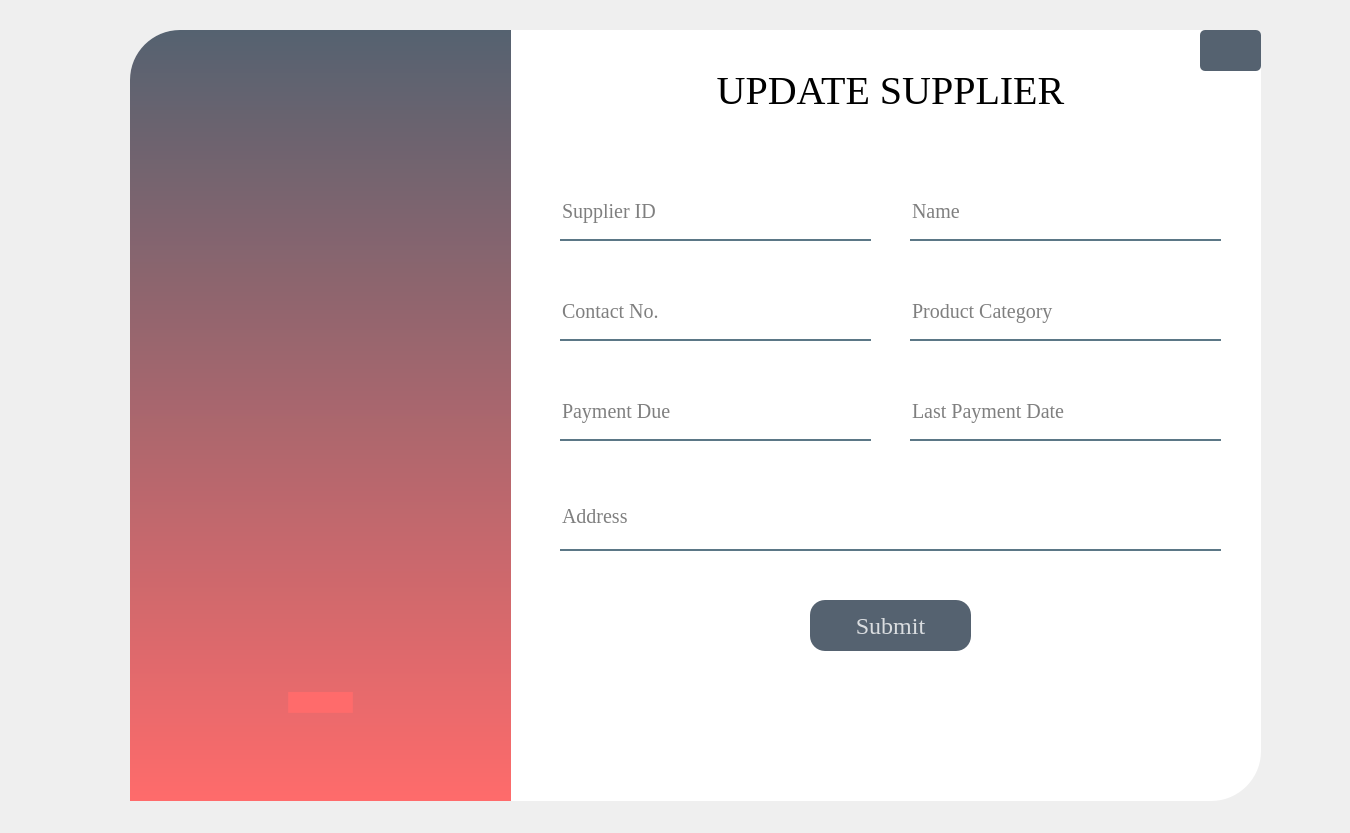
<?xml version="1.0" encoding="UTF-8"?>
<ui version="4.0">
 <class>addEmp_Window</class>
 <widget class="QWidget" name="addEmp_Window">
  <property name="geometry">
   <rect>
    <x>0</x>
    <y>0</y>
    <width>1350</width>
    <height>833</height>
   </rect>
  </property>
  <property name="windowTitle">
   <string>Form</string>
  </property>
  <property name="styleSheet">
   <string notr="true">QPushButton{
background-color:rgba(85,98,112,255);
color:rgba(255,255,255,200);
border-radius:25px

}

QPushButton:hover{
background-color:rgba(255,107,107,255);

}

QPushButton:pressed{
padding-left:5px;
padding-top:5px;
background-color:rgba(255,107,107,255):
backgound-position:calc(100% -10px)center:
}
</string>
  </property>
  <widget class="QLabel" name="label">
   <property name="geometry">
    <rect>
     <x>130</x>
     <y>30</y>
     <width>1131</width>
     <height>771</height>
    </rect>
   </property>
   <property name="cursor">
    <cursorShape>ArrowCursor</cursorShape>
   </property>
   <property name="styleSheet">
    <string notr="true">background-color:rgba(255,255,255,255);
border-bottom-right-radius:50px;
border-top-left-radius:50px;
border-top-right-radius:5px;</string>
   </property>
   <property name="text">
    <string>TextLabel</string>
   </property>
  </widget>
  <widget class="QLabel" name="label_2">
   <property name="geometry">
    <rect>
     <x>130</x>
     <y>30</y>
     <width>381</width>
     <height>771</height>
    </rect>
   </property>
   <property name="styleSheet">
    <string notr="true">background-color: qlineargradient(spread:pad, x1:0, y1:0, x2:0, y2:1, stop:0 rgba(85, 98,112, 255), stop:1 rgba(255, 107, 107, 255));
border-top-left-radius:50px;</string>
   </property>
   <property name="text">
    <string/>
   </property>
  </widget>
  <widget class="QLabel" name="label_3">
   <property name="geometry">
    <rect>
     <x>670</x>
     <y>50</y>
     <width>441</width>
     <height>81</height>
    </rect>
   </property>
   <property name="font">
    <font>
     <family>Times New Roman</family>
     <pointsize>30</pointsize>
     <weight>50</weight>
     <italic>false</italic>
     <bold>false</bold>
     <underline>false</underline>
     <strikeout>false</strikeout>
    </font>
   </property>
   <property name="styleSheet">
    <string notr="true">color: #000;</string>
   </property>
   <property name="text">
    <string>UPDATE SUPPLIER</string>
   </property>
   <property name="alignment">
    <set>Qt::AlignCenter</set>
   </property>
   <property name="wordWrap">
    <bool>false</bool>
   </property>
  </widget>
  <widget class="QLineEdit" name="empID_LE">
   <property name="geometry">
    <rect>
     <x>560</x>
     <y>190</y>
     <width>311</width>
     <height>51</height>
    </rect>
   </property>
   <property name="font">
    <font>
     <family>Times New Roman</family>
     <pointsize>15</pointsize>
    </font>
   </property>
   <property name="styleSheet">
    <string notr="true">background-color:rgba(0,0,0,0);
border:none;
border-bottom:2px solid rgba(46,82,101,200);
color:rgba(0,0,0.240);
padding-bottom:7px;</string>
   </property>
   <property name="text">
    <string/>
   </property>
   <property name="echoMode">
    <enum>QLineEdit::Normal</enum>
   </property>
   <property name="placeholderText">
    <string>Supplier ID</string>
   </property>
  </widget>
  <widget class="QLineEdit" name="password_LE">
   <property name="geometry">
    <rect>
     <x>560</x>
     <y>290</y>
     <width>311</width>
     <height>51</height>
    </rect>
   </property>
   <property name="font">
    <font>
     <family>Times New Roman</family>
     <pointsize>15</pointsize>
    </font>
   </property>
   <property name="styleSheet">
    <string notr="true">background-color:rgba(0,0,0,0);
border:none;
border-bottom:2px solid rgba(46,82,101,200);
color:rgba(0,0,0.240);
padding-bottom:7px;</string>
   </property>
   <property name="text">
    <string/>
   </property>
   <property name="echoMode">
    <enum>QLineEdit::Normal</enum>
   </property>
   <property name="placeholderText">
    <string>Contact No.</string>
   </property>
  </widget>
  <widget class="QPushButton" name="pushButton">
   <property name="geometry">
    <rect>
     <x>810</x>
     <y>600</y>
     <width>161</width>
     <height>51</height>
    </rect>
   </property>
   <property name="font">
    <font>
     <family>Times New Roman</family>
     <pointsize>18</pointsize>
     <weight>50</weight>
     <bold>false</bold>
    </font>
   </property>
   <property name="cursor">
    <cursorShape>OpenHandCursor</cursorShape>
   </property>
   <property name="mouseTracking">
    <bool>false</bool>
   </property>
   <property name="tabletTracking">
    <bool>false</bool>
   </property>
   <property name="styleSheet">
    <string notr="true">border-radius:15px;</string>
   </property>
   <property name="text">
    <string>Submit</string>
   </property>
  </widget>
  <widget class="QLabel" name="label_4">
   <property name="geometry">
    <rect>
     <x>130</x>
     <y>400</y>
     <width>381</width>
     <height>541</height>
    </rect>
   </property>
   <property name="font">
    <font>
     <family>Mountain</family>
     <pointsize>210</pointsize>
    </font>
   </property>
   <property name="styleSheet">
    <string notr="true">color:rgba(255,107,107,255);</string>
   </property>
   <property name="text">
    <string>-</string>
   </property>
   <property name="alignment">
    <set>Qt::AlignCenter</set>
   </property>
  </widget>
  <widget class="QLineEdit" name="address_LE">
   <property name="geometry">
    <rect>
     <x>560</x>
     <y>490</y>
     <width>661</width>
     <height>61</height>
    </rect>
   </property>
   <property name="font">
    <font>
     <family>Times New Roman</family>
     <pointsize>15</pointsize>
    </font>
   </property>
   <property name="styleSheet">
    <string notr="true">background-color:rgba(0,0,0,0);
border:none;
border-bottom:2px solid rgba(46,82,101,200);
color:rgba(0,0,0.240);
padding-bottom:7px;</string>
   </property>
   <property name="echoMode">
    <enum>QLineEdit::Normal</enum>
   </property>
   <property name="placeholderText">
    <string>Address</string>
   </property>
  </widget>
  <widget class="QLineEdit" name="role_LE">
   <property name="geometry">
    <rect>
     <x>910</x>
     <y>290</y>
     <width>311</width>
     <height>51</height>
    </rect>
   </property>
   <property name="font">
    <font>
     <family>Times New Roman</family>
     <pointsize>15</pointsize>
    </font>
   </property>
   <property name="styleSheet">
    <string notr="true">background-color:rgba(0,0,0,0);
border:none;
border-bottom:2px solid rgba(46,82,101,200);
color:rgba(0,0,0.240);
padding-bottom:7px;</string>
   </property>
   <property name="text">
    <string/>
   </property>
   <property name="echoMode">
    <enum>QLineEdit::Normal</enum>
   </property>
   <property name="placeholderText">
    <string>Product Category</string>
   </property>
  </widget>
  <widget class="QLineEdit" name="name_LE">
   <property name="geometry">
    <rect>
     <x>910</x>
     <y>190</y>
     <width>311</width>
     <height>51</height>
    </rect>
   </property>
   <property name="font">
    <font>
     <family>Times New Roman</family>
     <pointsize>15</pointsize>
    </font>
   </property>
   <property name="styleSheet">
    <string notr="true">background-color:rgba(0,0,0,0);
border:none;
border-bottom:2px solid rgba(46,82,101,200);
color:rgba(0,0,0.240);
padding-bottom:7px;</string>
   </property>
   <property name="text">
    <string/>
   </property>
   <property name="echoMode">
    <enum>QLineEdit::Normal</enum>
   </property>
   <property name="placeholderText">
    <string>Name</string>
   </property>
  </widget>
  <widget class="QLineEdit" name="salary_LE">
   <property name="geometry">
    <rect>
     <x>910</x>
     <y>390</y>
     <width>311</width>
     <height>51</height>
    </rect>
   </property>
   <property name="font">
    <font>
     <family>Times New Roman</family>
     <pointsize>15</pointsize>
    </font>
   </property>
   <property name="styleSheet">
    <string notr="true">background-color:rgba(0,0,0,0);
border:none;
border-bottom:2px solid rgba(46,82,101,200);
color:rgba(0,0,0.240);
padding-bottom:7px;</string>
   </property>
   <property name="echoMode">
    <enum>QLineEdit::Normal</enum>
   </property>
   <property name="placeholderText">
    <string>Last Payment Date</string>
   </property>
  </widget>
  <widget class="QLineEdit" name="contactno_LE">
   <property name="geometry">
    <rect>
     <x>560</x>
     <y>390</y>
     <width>311</width>
     <height>51</height>
    </rect>
   </property>
   <property name="font">
    <font>
     <family>Times New Roman</family>
     <pointsize>15</pointsize>
    </font>
   </property>
   <property name="styleSheet">
    <string notr="true">background-color:rgba(0,0,0,0);
border:none;
border-bottom:2px solid rgba(46,82,101,200);
color:rgba(0,0,0.240);
padding-bottom:7px;</string>
   </property>
   <property name="text">
    <string/>
   </property>
   <property name="echoMode">
    <enum>QLineEdit::Normal</enum>
   </property>
   <property name="placeholderText">
    <string>Payment Due</string>
   </property>
  </widget>
  <widget class="QPushButton" name="pushButton_2">
   <property name="geometry">
    <rect>
     <x>1200</x>
     <y>30</y>
     <width>61</width>
     <height>41</height>
    </rect>
   </property>
   <property name="font">
    <font>
     <pointsize>-1</pointsize>
    </font>
   </property>
   <property name="cursor">
    <cursorShape>PointingHandCursor</cursorShape>
   </property>
   <property name="styleSheet">
    <string notr="true">font-size:20px;
image: url(:/images/back2.png);
text-align: center;
border-radius:5px;</string>
   </property>
   <property name="text">
    <string/>
   </property>
  </widget>
  <widget class="QLabel" name="label_5">
   <property name="geometry">
    <rect>
     <x>740</x>
     <y>680</y>
     <width>421</width>
     <height>91</height>
    </rect>
   </property>
   <property name="font">
    <font>
     <family>Times New Roman</family>
     <pointsize>22</pointsize>
     <weight>50</weight>
     <italic>false</italic>
     <bold>false</bold>
     <underline>false</underline>
     <strikeout>false</strikeout>
    </font>
   </property>
   <property name="styleSheet">
    <string notr="true">color: #6B6B6B;</string>
   </property>
   <property name="text">
    <string/>
   </property>
   <property name="alignment">
    <set>Qt::AlignCenter</set>
   </property>
   <property name="wordWrap">
    <bool>false</bool>
   </property>
  </widget>
  <widget class="QLabel" name="label_6">
   <property name="geometry">
    <rect>
     <x>670</x>
     <y>690</y>
     <width>91</width>
     <height>71</height>
    </rect>
   </property>
   <property name="styleSheet">
    <string notr="true"/>
   </property>
   <property name="text">
    <string/>
   </property>
  </widget>
 </widget>
 <resources>
  <include location="res.qrc"/>
 </resources>
 <connections/>
</ui>
